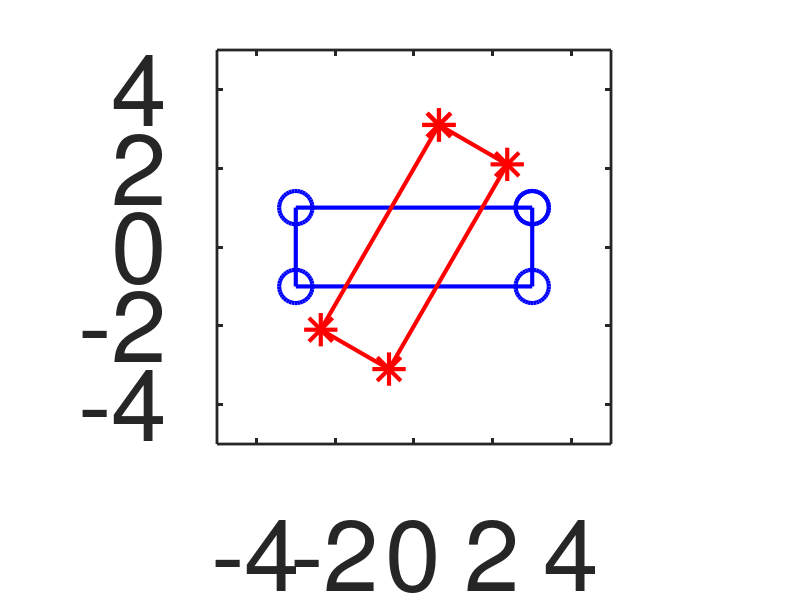

Write MATLAB code to recreate this figure.
clear all, close all

x = [3 3 -3 -3 3 ];
y = [1 -1 -1 1 1 ];

org = [x;y];

angle = pi/3;

A = [cos(angle) -sin(angle); sin(angle) cos(angle)];

rot = A*org;

x_rot = rot(1,:);
y_rot = rot(2,:);


superfig = figure( 'Position', [2100 300 1820 1620]);
plot(x,y, 'bo-', 'MarkerSize', 24 ,'LineWidth',3,x_rot,y_rot,'r*-','MarkerSize', 24 ,'LineWidth',3);
set (gca, 'linewidth', 2, 'fontsize', 72);
axis([-5 5 -5 5]);
axis square
